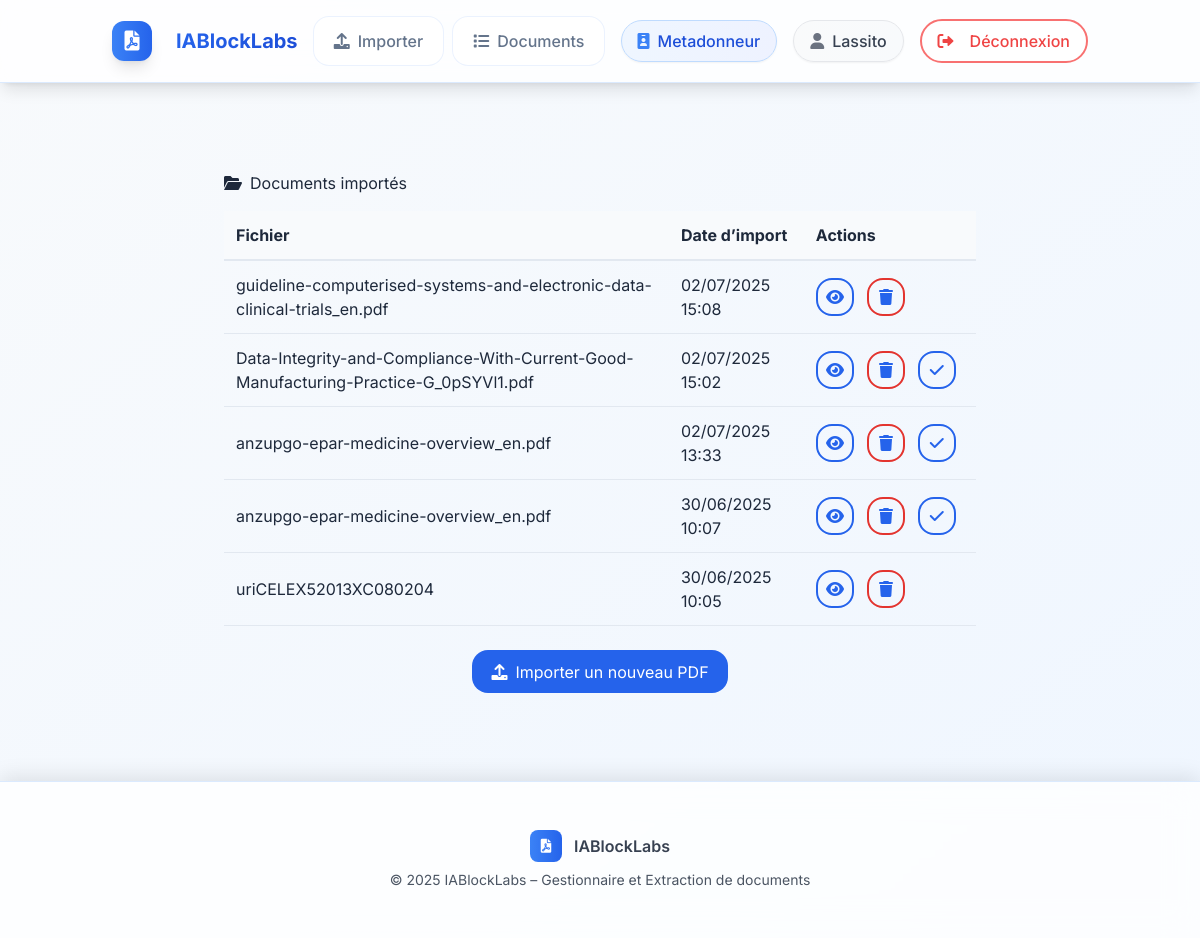
Page /documents/ (signed in) on the committed database.
### rawdocs/models.py (models this page shows, shortened)
class RawDocument(models.Model):
    url        = models.URLField(help_text="URL d'origine du PDF", blank=True)
    file       = models.FileField(upload_to=pdf_upload_to, help_text="Fichier PDF téléchargé")
    created_at = models.DateTimeField(auto_now_add=True)
    owner = models.ForeignKey(
        settings.AUTH_USER_MODEL,
        on_delete=models.CASCADE,
        related_name='raw_documents',
        null=True, blank=True,
        help_text="Utilisateur qui a téléchargé ce document"
    )
    is_validated    = models.BooleanField(default=False, help_text="Document validé par un métadonneur")
    validated_at    = models.DateTimeField(null=True, blank=True)
    total_pages       = models.IntegerField(default=0, help_text="Nombre total de pages")
    pages_extracted   = models.BooleanField(default=False, help_text="Pages extraites individuellement")
    title            = models.TextField(blank=True, help_text="Titre du document")
    doc_type         = models.CharField("Type", max_length=100, blank=True, help_text="Type du document (guide, rapport…)")  # renommé doc_type
    publication_date = models.CharField(max_length=100, blank=True, help_text="Date de publication")
    version          = models.CharField(max_length=50, blank=True, help_text="Version extraite")
    source           = models.CharField(max_length=255, blank=True, help_text="Organisation émettrice (EMA, FDA…)")
    context          = models.TextField(blank=True, help_text="Contexte extrait (2 phrases max)")
    country          = models.CharField(max_length=100, blank=True, help_text="Pays détecté (GPE ou TLD)")
    language         = models.CharField(max_length=10, blank=True, help_text="Langue détectée (fr, en…)")
    url_source       = models.URLField(blank=True, help_text="URL d'origine pour référence")

### rawdocs/views.py (the view)
@login_required(login_url='rawdocs:login')
@user_passes_test(is_metadonneur)
def document_list(request):
    docs = RawDocument.objects.filter(owner=request.user).order_by('-created_at')
    for d in docs: d.basename = os.path.basename(d.file.name)
    return render(request,'rawdocs/document_list.html',{'documents':docs})

### rawdocs/templatetags/rawdocs_extras.py (called while the page is built)
@register.filter
def basename(value):
    return os.path.basename(value)

### rawdocs/views.py (called while the page is built)
def is_metadonneur(user):
    return user.groups.filter(name="Metadonneur").exists()

### templates/rawdocs/document_list.html (shortened to what this page needs)
{% extends "base.html" %}
{% load rawdocs_extras %}
{% block content %}
<section class="card metadata-card">
  <h2><i class="fas fa-folder-open"></i> Documents importés</h2>
  {% if documents %}
    <table class="metadata-table">
      <thead>
        <tr>
          <th>Fichier</th>
          <th>Date d’import</th>
          <th>Actions</th>
        </tr>
      </thead>
      <tbody>
        {% for doc in documents %}
        <tr>
          <td>{{ doc.file.name|basename }}</td>
          <td>{{ doc.created_at|date:"d/m/Y H:i" }}</td>
          <td class="actions-cell">
            <a href="{% url 'rawdocs:edit_metadata' doc.id %}"
               class="btn-outline"
               title="Voir / éditer les métadonnées">
              <i class="fas fa-eye"></i>
            </a>
            <form method="post"
                  action="{% url 'rawdocs:document_delete' doc.id %}">
              <button type="submit" class="btn-outline btn-delete" title="Supprimer">
                <i class="fas fa-trash"></i>
              </button>
            </form>
            {% if not doc.is_validated %}
            <a href="{% url 'rawdocs:validate_document' doc.id %}"
               class="btn-outline"
               title="Valider pour annotation">
              <i class="fas fa-check"></i>
            </a>
            {% endif %}
          </td>
        </tr>
        {% endfor %}
      </tbody>
    </table>
  {% else %}
    <p>Aucun document importé pour le moment.</p>
  {% endif %}
  <div class="upload-cell" style="margin-top:1.5rem;">
    <a href="{% url 'rawdocs:upload' %}" class="upload-cell__enter-btn">
      <i class="fas fa-upload"></i> Importer un nouveau PDF
    </a>
  </div>
</section>
{% endblock %}

### templates/base.html (shortened to what this page needs)
{% load static %}
<!DOCTYPE html>
<html lang="fr">
<head>
  <script src="https://cdn.tailwindcss.com"></script>
  <link rel="stylesheet" href="{% static 'rawdocs/css/styles.css' %}">
  <link href="https://cdnjs.cloudflare.com/ajax/libs/font-awesome/6.0.0/css/all.min.css" rel="stylesheet">
</head>
<body class="bg-gradient-to-br from-slate-50 to-blue-50 min-h-screen flex flex-col">
  <div class="fixed inset-0 opacity-5 pointer-events-none">
    <div class="absolute inset-0 bg-grid-pattern"></div>
  </div>
  <div class="app-container flex-1 flex flex-col relative z-10">
    <header class="site-header bg-white/80 backdrop-blur-lg shadow-lg border-b border-blue-100">
      <div class="header-content container mx-auto px-6 flex items-center justify-between py-4">
        <a href="{% url 'rawdocs:dashboard' %}" class="logo group flex items-center text-xl font-bold text-blue-600 hover:text-blue-700 transition-all duration-300">
          <div class="logo-icon bg-gradient-to-r from-blue-500 to-blue-600 p-2 rounded-xl mr-3 group-hover:scale-110 transition-transform duration-300 shadow-lg">
            <i class="fas fa-file-pdf text-white"></i>
          </div>
          <span class="bg-gradient-to-r from-blue-600 to-blue-700 bg-clip-text text-transparent">IABlockLabs</span>
        </a>
        {% if user.is_authenticated %}
          <nav class="role-nav hidden md:flex gap-2">
            {% with group=user.groups.first %}
              {% if group.name == "Metadonneur" %}
                <a href="{% url 'rawdocs:upload' %}" class="nav-link group">
                  <i class="fas fa-upload group-hover:scale-110 transition-transform duration-200"></i>
                  <span>Importer</span>
                </a>
                <a href="{% url 'rawdocs:document_list' %}" class="nav-link group">
                  <i class="fas fa-list group-hover:scale-110 transition-transform duration-200"></i>
                  <span>Documents</span>
                </a>
              {% elif group.name == "Annotateur" %}
                <a href="{% url 'rawdocs:annotation_dashboard' %}" class="nav-link group">
                  <i class="fas fa-highlighter group-hover:scale-110 transition-transform duration-200"></i>
                  <span>Annotation</span>
                </a>
              {% elif group.name == "Expert" %}
                <a href="{% url 'rawdocs:annotation_dashboard' %}" class="nav-link group">
                  <i class="fas fa-graduation-cap group-hover:scale-110 transition-transform duration-200"></i>
                  <span>Expertise</span>
                </a>
              {% endif %}
            {% endwith %}
          </nav>
          <div class="user-info flex items-center gap-4">
            <div class="user-badge bg-gradient-to-r from-blue-50 to-indigo-50 px-4 py-2 rounded-full border border-blue-200">
              <span class="flex items-center text-blue-700 font-medium">
                <i class="fas fa-id-badge mr-2 text-blue-500"></i>
                {{ user.groups.first.name }}
              </span>
            </div>
            <div class="user-badge bg-gradient-to-r from-gray-50 to-slate-50 px-4 py-2 rounded-full border border-gray-200">
              <span class="flex items-center text-gray-700 font-medium">
                <i class="fas fa-user mr-2 text-gray-500"></i>
                {{ user.username }}
              </span>
            </div>
            <form method="post" action="{% url 'rawdocs:logout' %}">
              <button type="submit"
                      class="btn-logout group inline-flex items-center px-4 py-2 border-2 border-red-400 text-red-500 rounded-full hover:bg-red-500 hover:text-white transition-all duration-300 hover:shadow-lg hover:scale-105">
                <i class="fas fa-sign-out-alt mr-2 group-hover:animate-pulse"></i>
                <span>Déconnexion</span>
              </button>
            </form>
          </div>
        {% endif %}
      </div>
    </header>
    <main class="site-main flex-1 container mx-auto px-6 py-8">
      <div class="main-content-wrapper animate-fadeInUp">
        {% block content %}{% endblock %}
      </div>
    </main>
    <footer class="site-footer bg-white/80 backdrop-blur-lg border-t border-blue-100 py-6">
      <div class="footer-content text-center">
        <div class="flex items-center justify-center gap-3 mb-2">
          <div class="w-8 h-8 bg-gradient-to-r from-blue-500 to-blue-600 rounded-lg flex items-center justify-center">
            <i class="fas fa-file-pdf text-white text-sm"></i>
          </div>
          <span class="text-gray-700 font-semibold">IABlockLabs</span>
        </div>
        <p class="text-gray-600 text-sm">
          &copy; 2025 IABlockLabs – Gestionnaire et Extraction de documents
        </p>
      </div>
    </footer>
  </div>
</body>
</html>

### static/rawdocs/css/styles.css (style rules this page uses)
:root { --primary-color: #2563eb; --primary-hover: #1d4ed8; --primary-light: #3b82f6; --secondary-color: #64748b; --accent-color: #06b6d4; --background-color: #f8fafc; --surface-color: #ffffff; --surface-elevated: rgba(255, 255, 255, 0.9); --text-main: #1e293b; --text-alt: #64748b; --border-color: #e2e8f0; --border-radius: 16px; --border-radius-sm: 8px; --shadow-sm: 0 1px 2px rgba(0,0,0,0.05); --shadow-md: 0 4px 6px -1px rgba(0,0,0,0.1), 0 2px 4px -2px rgba(0,0,0,0.1); --shadow-lg: 0 10px 15px -3px rgba(0,0,0,0.1), 0 4px 6px -4px rgba(0,0,0,0.1); --shadow-xl: 0 20px 25px -5px rgba(0,0,0,0.1), 0 8px 10px -6px rgba(0,0,0,0.1); --transition-all: all 0.3s cubic-bezier(0.4, 0, 0.2, 1); --gradient-primary: linear-gradient(135deg, #667eea 0%, #764ba2 100%); --gradient-secondary: linear-gradient(135deg, #f093fb 0%, #f5576c 100%); }
* { margin: 0; padding: 0; box-sizing: border-box; }
body { font-family: 'Inter', -apple-system, BlinkMacSystemFont, 'Segoe UI', Roboto, sans-serif; background: linear-gradient(135deg, #f8fafc 0%, #e0f2fe 100%); color: var(--text-main); min-height: 100vh; font-size: 16px; line-height: 1.6; -webkit-font-smoothing: antialiased; -moz-osx-font-smoothing: grayscale; }
.bg-grid-pattern { background-image: radial-gradient(circle at 1px 1px, rgba(59, 130, 246, 0.1) 1px, transparent 0); background-size: 20px 20px; }
.app-container { display: flex; flex-direction: column; min-height: 100vh; position: relative; }
.animate-fadeInUp { animation: fadeInUp 0.6s ease-out; }
.site-header { background: rgba(255, 255, 255, 0.8); backdrop-filter: blur(20px); -webkit-backdrop-filter: blur(20px); border-bottom: 1px solid rgba(59, 130, 246, 0.1); box-shadow: 0 4px 20px rgba(0, 0, 0, 0.1); position: sticky; top: 0; z-index: 50; }
.header-content { max-width: 1200px; margin: 0 auto; padding: 1rem 2rem; display: flex; align-items: center; justify-content: space-between; }
.logo { display: flex; align-items: center; gap: 0.75rem; text-decoration: none; font-size: 1.5rem; font-weight: 700; transition: var(--transition-all); }
.logo-icon { display: flex; align-items: center; justify-content: center; width: 40px; height: 40px; background: linear-gradient(135deg, #3b82f6 0%, #1d4ed8 100%); border-radius: 12px; box-shadow: var(--shadow-md); transition: var(--transition-all); }
.role-nav { display: flex; gap: 0.5rem; align-items: center; }
.role-nav .nav-link { display: inline-flex; align-items: center; gap: 0.5rem; padding: 0.75rem 1.25rem; border-radius: var(--border-radius); color: var(--text-alt); text-decoration: none; font-weight: 500; background: rgba(255, 255, 255, 0.6); backdrop-filter: blur(10px); border: 1px solid rgba(59, 130, 246, 0.1); transition: var(--transition-all); position: relative; overflow: hidden; }
.role-nav .nav-link::before { content: ''; position: absolute; top: 0; left: -100%; width: 100%; height: 100%; background: linear-gradient(90deg, transparent, rgba(59, 130, 246, 0.1), transparent); transition: var(--transition-all); }
.user-info { display: flex; align-items: center; gap: 1rem; animation: slideInRight 0.6s ease-out; }
.user-badge { display: flex; align-items: center; padding: 0.5rem 1rem; border-radius: 50px; font-weight: 500; transition: var(--transition-all); backdrop-filter: blur(10px); box-shadow: var(--shadow-sm); }
.btn-logout { display: inline-flex; align-items: center; gap: 0.5rem; background: rgba(255, 255, 255, 0.8); border: 2px solid #ef4444; color: #ef4444; padding: 0.5rem 1rem; border-radius: 50px; cursor: pointer; transition: var(--transition-all); font-weight: 500; backdrop-filter: blur(10px); position: relative; overflow: hidden; }
.btn-logout::before { content: ''; position: absolute; top: 0; left: -100%; width: 100%; height: 100%; background: #ef4444; transition: var(--transition-all); z-index: -1; }
.site-main { flex: 1; padding: 2rem 0; }
.main-content-wrapper { animation: fadeInUp 0.6s ease-out; }
.site-footer { background: rgba(255, 255, 255, 0.8); backdrop-filter: blur(20px); -webkit-backdrop-filter: blur(20px); border-top: 1px solid rgba(59, 130, 246, 0.1); box-shadow: 0 -4px 20px rgba(0, 0, 0, 0.1); }
.footer-content { max-width: 1200px; margin: 0 auto; padding: 1.5rem 2rem; text-align: center; color: var(--text-alt); }

### rows in the picture
RawDocument: file.name|basename "guideline-computerised-systems-and-electronic-data-clinical-trials_en.pdf", created_at "02/07/2025 15:08"
RawDocument: file.name|basename "Data-Integrity-and-Compliance-With-Current-Good-Manufacturing-Practice-G_0pSYVl1.pdf", created_at "02/07/2025 15:02", is_validated False (drawn)
RawDocument: file.name|basename "anzupgo-epar-medicine-overview_en.pdf", created_at "02/07/2025 13:33", is_validated False (drawn)
RawDocument: file.name|basename "anzupgo-epar-medicine-overview_en.pdf", created_at "30/06/2025 10:07", is_validated False (drawn)
RawDocument: file.name|basename "uriCELEX52013XC080204", created_at "30/06/2025 10:05"

### other values in the picture
{{ user.groups.first.name }} "Metadonneur"
{{ user.username }} "Lassito"
